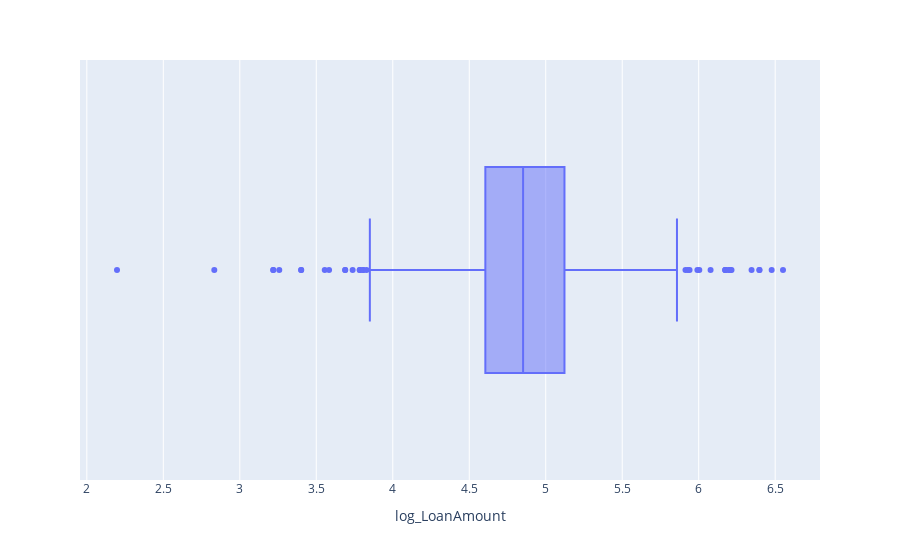

Notebook code cell kept with this figure:
### Code cell
fig = px.box(df, x= "log_LoanAmount")

fig.show()

### Figure 1 — Plotly figure (JSON) as saved in the notebook; plotly's stock layout.template omitted (floating-point values rounded to 4 significant figures; data arrays with more than 128 entries replaced by an {"elided": "..."} marker saying what was removed)
{"data": [{"alignmentgroup": "True", "hovertemplate": "log_LoanAmount=%{x}<extra></extra>", "legendgroup": "", "marker": {"color": "#636efa"}, "name": "", "notched": false, "offsetgroup": "", "orientation": "h", "showlegend": false, "type": "box", "x": {"elided": "613 float values"}, "x0": " ", "xaxis": "x", "y0": " ", "yaxis": "y"}], "layout": {"boxmode": "group", "legend": {"tracegroupgap": 0}, "margin": {"t": 60}, "xaxis": {"anchor": "y", "domain": [0, 1], "title": {"text": "log_LoanAmount"}}, "yaxis": {"anchor": "x", "domain": [0, 1]}}}
